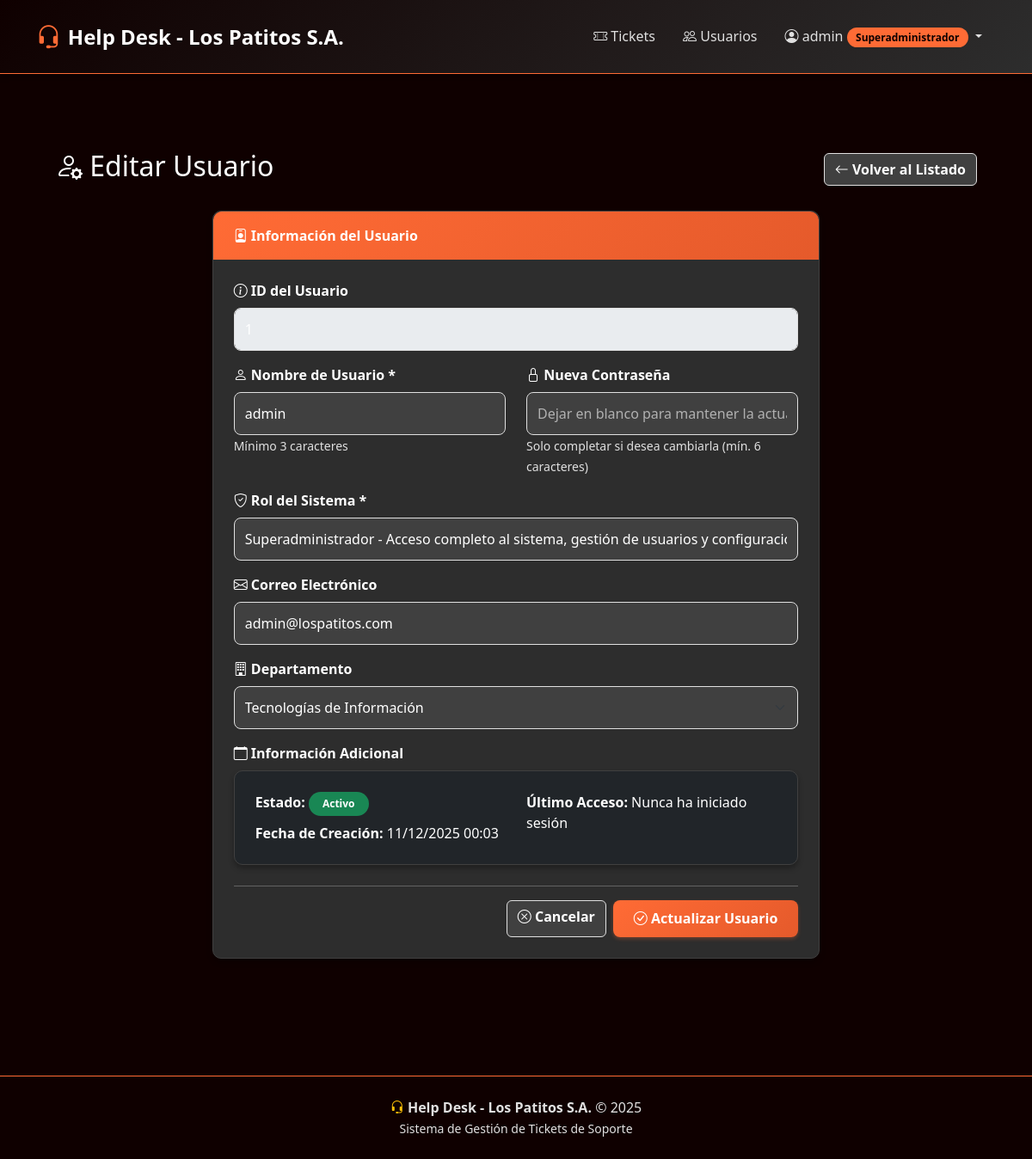
/users/edit/1 (signed in), run on the app's committed database.
### tables this page shows
CREATE TABLE usuarios (
    id INT AUTO_INCREMENT PRIMARY KEY,
    username VARCHAR(50) NOT NULL UNIQUE,
    password VARCHAR(255) NOT NULL,
    rol_id INT NOT NULL,
    email VARCHAR(100) NULL,
    departamento_id INT NULL,
    activo BOOLEAN DEFAULT TRUE,
    fecha_creacion TIMESTAMP DEFAULT CURRENT_TIMESTAMP,
    fecha_actualizacion TIMESTAMP DEFAULT CURRENT_TIMESTAMP ON UPDATE CURRENT_TIMESTAMP,
    ultimo_acceso TIMESTAMP NULL,
    FOREIGN KEY (rol_id) REFERENCES roles(id),
    FOREIGN KEY (departamento_id) REFERENCES departamentos(id) ON DELETE SET NULL
);

CREATE TABLE roles (
    id INT AUTO_INCREMENT PRIMARY KEY,
    nombre VARCHAR(50) NOT NULL UNIQUE,
    descripcion TEXT NULL,
    nivel_acceso INT NOT NULL,
    activo BOOLEAN DEFAULT TRUE,
    fecha_creacion TIMESTAMP DEFAULT CURRENT_TIMESTAMP
);

CREATE TABLE departamentos (
    id INT AUTO_INCREMENT PRIMARY KEY,
    nombre VARCHAR(100) NOT NULL UNIQUE,
    descripcion TEXT NULL,
    activo BOOLEAN DEFAULT TRUE,
    fecha_creacion TIMESTAMP DEFAULT CURRENT_TIMESTAMP
);

### app/Views/users/edit.view.php (the view, shortened to what the rows shown need)
<?php require __DIR__ . '/../layouts/header.php'; ?>
<div class="container-fluid">
    <div class="row mb-4">
        <div class="col-md-12">
            <div class="d-flex justify-content-between align-items-center">
                <h2><i class="bi bi-person-gear"></i> Editar Usuario</h2>
                <a href="/users" class="btn btn-secondary">
                    <i class="bi bi-arrow-left"></i> Volver al Listado
                </a>
            </div>
        </div>
    </div>
    <div class="row justify-content-center">
        <div class="col-md-8">
            <div class="card">
                <div class="card-header">
                    <i class="bi bi-person-badge"></i> Información del Usuario
                </div>
                <div class="card-body">
                    <form action="/users/update/<?= $user->id ?>" method="POST">
                        <div class="mb-3">
                            <label class="form-label">
                                <i class="bi bi-info-circle"></i> ID del Usuario
                            </label>
                            <input type="text"
                                   class="form-control"
                                   value="<?= $user->id ?>"
                                   disabled>
                        </div>
                        <div class="row">
                            <div class="col-md-6 mb-3">
                                <label for="username" class="form-label">
                                    <i class="bi bi-person"></i> Nombre de Usuario *
                                </label>
                                <input type="text"
                                       class="form-control"
                                       id="username"
                                       name="username"
                                       value="<?= htmlspecialchars($user->username) ?>"
                                       required>
                                <small class="text-muted">Mínimo 3 caracteres</small>
                            </div>
                            <div class="col-md-6 mb-3">
                                <label for="password" class="form-label">
                                    <i class="bi bi-lock"></i> Nueva Contraseña
                                </label>
                                <input type="password"
                                       class="form-control"
                                       id="password"
                                       name="password"
                                       placeholder="Dejar en blanco para mantener la actual">
                                <small class="text-muted">Solo completar si desea cambiarla (mín. 6 caracteres)</small>
                            </div>
                        </div>
                        <div class="mb-3">
                            <label for="rol" class="form-label">
                                <i class="bi bi-shield-check"></i> Rol del Sistema *
                            </label>
                            <select class="form-select" id="rol" name="rol" required>
                                <?php foreach ($roles as $rol): ?>
                                    <option value="<?= $rol->id ?>"
                                            <?= $user->rol_id == $rol->id ? 'selected' : '' ?>>
                                        <?= htmlspecialchars($rol->nombre) ?>
                                        <?php if ($rol->descripcion): ?>
                                            - <?= htmlspecialchars($rol->descripcion) ?>
                                        <?php endif; ?>
                                    </option>
                                <?php endforeach; ?>
                            </select>
                        </div>
                        <div class="mb-3">
                            <label for="email" class="form-label">
                                <i class="bi bi-envelope"></i> Correo Electrónico
                            </label>
                            <input type="email"
                                   class="form-control"
                                   id="email"
                                   name="email"
                                   value="<?= htmlspecialchars($user->email ?? '') ?>">
                        </div>
                        <div class="mb-3">
                            <label for="departamento" class="form-label">
                                <i class="bi bi-building"></i> Departamento
                            </label>
                            <select class="form-select" id="departamento" name="departamento">
                                <?php foreach ($departamentos as $depto): ?>
                                    <option value="<?= $depto->id ?>"
                                            <?= ($user->departamento_id == $depto->id) ? 'selected' : '' ?>>
                                        <?= htmlspecialchars($depto->nombre) ?>
                                    </option>
                                <?php endforeach; ?>
                            </select>
                        </div>
                        <div class="mb-3">
                            <label class="form-label">
                                <i class="bi bi-calendar"></i> Información Adicional
                            </label>
                            <div class="card bg-dark">
                                <div class="card-body">
                                    <div class="row">
                                        <div class="col-md-6">
                                            <p class="mb-2">
                                                <strong>Estado:</strong>
                                                <?php if ($user->activo): ?>
                                                    <span class="badge bg-success">Activo</span>
                                                <?php else: ?>
                                                    <span class="badge bg-secondary">Inactivo</span>
                                                <?php endif; ?>
                                            </p>
                                            <p class="mb-0">
                                                <strong>Fecha de Creación:</strong>
                                                <?= date('d/m/Y H:i', strtotime($user->fecha_creacion)) ?>
                                            </p>
                                        </div>
                                        <div class="col-md-6">
                                            <p class="mb-0">
                                                <strong>Último Acceso:</strong>
                                                <?= $user->ultimo_acceso
                                                    ? date('d/m/Y H:i', strtotime($user->ultimo_acceso))
                                                    : 'Nunca ha iniciado sesión' ?>
                                            </p>
                                        </div>
                                    </div>
                                </div>
                            </div>
                        </div>
                        <hr>
                        <div class="d-flex justify-content-end gap-2">
                            <a href="/users" class="btn btn-secondary">
                                <i class="bi bi-x-circle"></i> Cancelar
                            </a>
                            <button type="submit" class="btn btn-primary">
                                <i class="bi bi-check-circle"></i> Actualizar Usuario
                            </button>
                        </div>
                    </form>
                </div>
            </div>
        </div>
    </div>
</div>
<?php require __DIR__ . '/../layouts/footer.php'; ?>

### app/Core/Router.php (shortened to what the rows shown need)
<?php
class Router
{
    protected $routes = [];
    public function add($method, $uri, $controller)
    {
        $this->routes[] = [
            'method' => $method,
            'uri' => $uri,
            'controller' => $controller
        ];
    }
    public function dispatch($uri, $method)
    {
        foreach ($this->routes as $route) {
            $pattern = preg_replace('/\{([a-zA-Z0-9_]+)\}/', '([^/]+)', $route['uri']);
            $pattern = "#^" . $pattern . "$#";
            if (preg_match($pattern, $uri, $matches) && $route['method'] === strtoupper($method)) {
                array_shift($matches);
                $this->callAction(
                    ...explode('@', $route['controller']),
                    params: $matches
                );
                return;
            }
        }
        throw new \Exception('No route found for this URI.');
    }
    protected function callAction($controller, $action, $params = [])
    {
        $controller = new $controller;
        return call_user_func_array([$controller, $action], $params);
    }
}

### app/Views/layouts/header.php (shortened to what the rows shown need)
<!DOCTYPE html>
<html lang="es">
<head>
    <link href="https://cdn.jsdelivr.net/npm/bootstrap@5.3.3/dist/css/bootstrap.min.css" rel="stylesheet"
>
    <link rel="stylesheet" href="https://cdn.jsdelivr.net/npm/bootstrap-icons@1.11.3/font/bootstrap-icons.min.css">
    <link rel="stylesheet" href="/css/styles.css">
</head>
<body>
    <header>
        <nav class="navbar navbar-expand-lg navbar-custom">
            <div class="container">
                <a class="navbar-brand" href="/">
                    <i class="bi bi-headset"></i>
                    <span>Help Desk - Los Patitos S.A.</span>
                </a>
                <div class="collapse navbar-collapse" id="navbarNav">
                    <ul class="navbar-nav ms-auto mb-2 mb-lg-0">
                        <?php if (isset($_SESSION['user'])): ?>
                            <li class="nav-item">
                                <a class="nav-link" href="/tickets">
                                    <i class="bi bi-ticket-perforated"></i> Tickets
                                </a>
                            </li>
                            <?php if ($_SESSION['user']['rol'] === 'Superadministrador'): ?>
                                <li class="nav-item">
                                    <a class="nav-link" href="/users">
                                        <i class="bi bi-people"></i> Usuarios
                                    </a>
                                </li>
                            <?php endif; ?>
                            <li class="nav-item dropdown">
                                <a class="nav-link dropdown-toggle" href="#" role="button" data-bs-toggle="dropdown"
                                    aria-expanded="false">
                                    <i class="bi bi-person-circle"></i> <?= htmlspecialchars($_SESSION['user']['username']) ?>
                                    <span class="badge"><?= htmlspecialchars($_SESSION['user']['rol']) ?></span>
                                </a>
                            </li>
                        <?php endif; ?>
                    </ul>
                </div>
            </div>
        </nav>
    </header>
    <div class="container-fluid mt-4">

### app/Views/layouts/footer.php (shortened to what the rows shown need)
</div>
    <footer class="text-center py-4 mt-5">
        <div class="container">
            <p class="mb-0">
                <i class="bi bi-headset text-warning"></i>
                <strong>Help Desk - Los Patitos S.A.</strong> &copy; <?= date('Y') ?>
            </p>
            <small class="text-muted">Sistema de Gestión de Tickets de Soporte</small>
        </div>
    </footer>
</body>
</html>

### data on the page
usuarios: id "1", username "admin", rol "Superadministrador - Acceso completo al sistema, gestión de usuarios y configuración", email "admin@lospatitos.com", departamento "Tecnologías de Información", activo "Activo", fecha_creacion "11/12/2025 00:03", shows "Nunca ha iniciado sesión"
